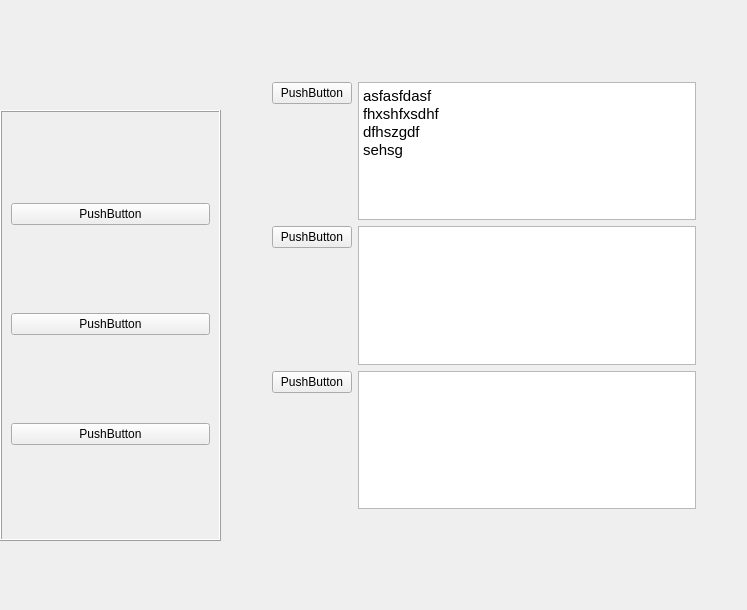
<?xml version="1.0" encoding="UTF-8"?>
<ui version="4.0">
 <class>Form</class>
 <widget class="QWidget" name="Form">
  <property name="geometry">
   <rect>
    <x>0</x>
    <y>0</y>
    <width>747</width>
    <height>610</height>
   </rect>
  </property>
  <property name="windowTitle">
   <string>Form</string>
  </property>
  <widget class="QFrame" name="frame">
   <property name="geometry">
    <rect>
     <x>0</x>
     <y>110</y>
     <width>221</width>
     <height>431</height>
    </rect>
   </property>
   <property name="frameShape">
    <enum>QFrame::Box</enum>
   </property>
   <property name="frameShadow">
    <enum>QFrame::Raised</enum>
   </property>
   <layout class="QVBoxLayout" name="verticalLayout_2">
    <item>
     <widget class="QPushButton" name="pushButton_4">
      <property name="text">
       <string>PushButton</string>
      </property>
     </widget>
    </item>
    <item>
     <widget class="QPushButton" name="pushButton_5">
      <property name="text">
       <string>PushButton</string>
      </property>
     </widget>
    </item>
    <item>
     <widget class="QPushButton" name="pushButton_6">
      <property name="text">
       <string>PushButton</string>
      </property>
     </widget>
    </item>
   </layout>
  </widget>
  <widget class="QWidget" name="formLayoutWidget">
   <property name="geometry">
    <rect>
     <x>270</x>
     <y>80</y>
     <width>431</width>
     <height>431</height>
    </rect>
   </property>
   <layout class="QFormLayout" name="formLayout">
    <property name="labelAlignment">
     <set>Qt::AlignJustify|Qt::AlignTop</set>
    </property>
    <property name="formAlignment">
     <set>Qt::AlignBottom|Qt::AlignJustify</set>
    </property>
    <property name="leftMargin">
     <number>2</number>
    </property>
    <property name="topMargin">
     <number>2</number>
    </property>
    <property name="rightMargin">
     <number>5</number>
    </property>
    <property name="bottomMargin">
     <number>2</number>
    </property>
    <item row="0" column="0">
     <widget class="QPushButton" name="pushButton_7">
      <property name="text">
       <string>PushButton</string>
      </property>
     </widget>
    </item>
    <item row="0" column="1">
     <widget class="QTextEdit" name="textEdit">
      <property name="html">
       <string>&lt;!DOCTYPE HTML PUBLIC &quot;-//W3C//DTD HTML 4.0//EN&quot; &quot;http://www.w3.org/TR/REC-html40/strict.dtd&quot;&gt;
&lt;html&gt;&lt;head&gt;&lt;meta name=&quot;qrichtext&quot; content=&quot;1&quot; /&gt;&lt;style type=&quot;text/css&quot;&gt;
p, li { white-space: pre-wrap; }
&lt;/style&gt;&lt;/head&gt;&lt;body style=&quot; font-family:'SimSun'; font-size:11.25pt; font-weight:400; font-style:normal;&quot;&gt;
&lt;p style=&quot; margin-top:0px; margin-bottom:0px; margin-left:0px; margin-right:0px; -qt-block-indent:0; text-indent:0px;&quot;&gt;asfasfdasf&lt;/p&gt;
&lt;p style=&quot; margin-top:0px; margin-bottom:0px; margin-left:0px; margin-right:0px; -qt-block-indent:0; text-indent:0px;&quot;&gt;fhxshfxsdhf&lt;/p&gt;
&lt;p style=&quot; margin-top:0px; margin-bottom:0px; margin-left:0px; margin-right:0px; -qt-block-indent:0; text-indent:0px;&quot;&gt;dfhszgdf&lt;/p&gt;
&lt;p style=&quot; margin-top:0px; margin-bottom:0px; margin-left:0px; margin-right:0px; -qt-block-indent:0; text-indent:0px;&quot;&gt;sehsg&lt;/p&gt;
&lt;p style=&quot;-qt-paragraph-type:empty; margin-top:0px; margin-bottom:0px; margin-left:0px; margin-right:0px; -qt-block-indent:0; text-indent:0px;&quot;&gt;&lt;br /&gt;&lt;/p&gt;&lt;/body&gt;&lt;/html&gt;</string>
      </property>
     </widget>
    </item>
    <item row="1" column="0">
     <widget class="QPushButton" name="pushButton_8">
      <property name="text">
       <string>PushButton</string>
      </property>
     </widget>
    </item>
    <item row="1" column="1">
     <widget class="QTextEdit" name="textEdit_2"/>
    </item>
    <item row="2" column="0">
     <widget class="QPushButton" name="pushButton_9">
      <property name="text">
       <string>PushButton</string>
      </property>
     </widget>
    </item>
    <item row="2" column="1">
     <widget class="QTextEdit" name="textEdit_3"/>
    </item>
   </layout>
  </widget>
 </widget>
 <resources/>
 <connections/>
</ui>
